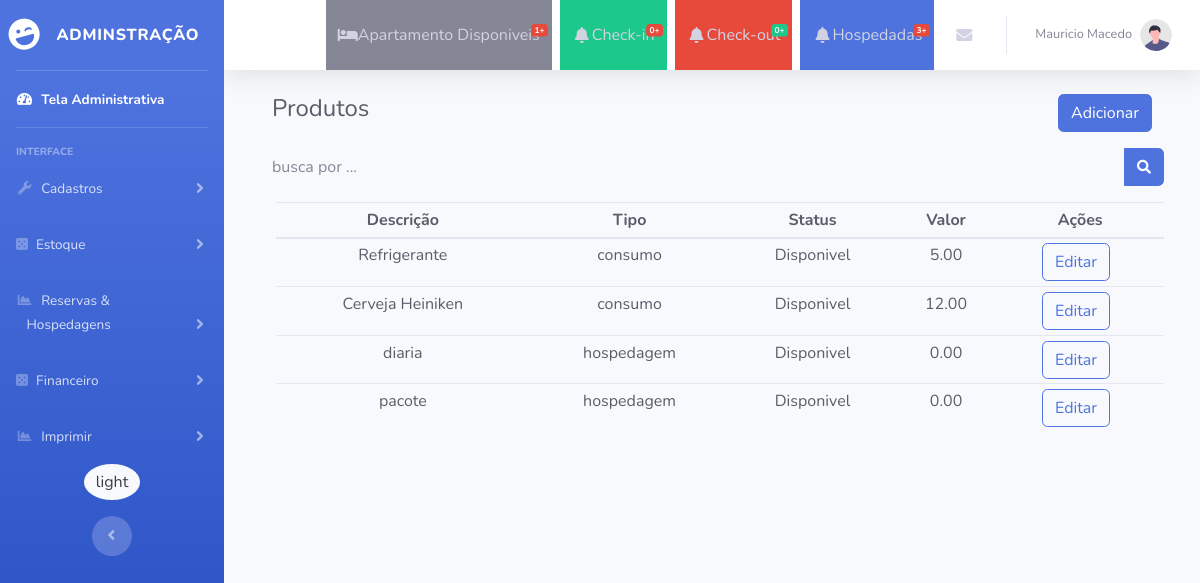
The page /Administrativo/produtos (signed in) on the database its author committed.
### tables this page shows
CREATE TABLE `produto` (
  `id` int NOT NULL,
  `descricao` varchar(45) NOT NULL,
  `tipo` varchar(45) NOT NULL,
  `valor` decimal(7,2) NOT NULL,
  `status` int NOT NULL DEFAULT '1',
  `created_at` datetime DEFAULT NULL,
  `updated_at` datetime DEFAULT NULL
);

### View/Administrativo/views.php (called while the page is built)
<?php
require_once ('components/header.php');
require_once ('components/menu.php');
require_once ("forms/{$painel}.php");
require_once ('components/footer.php');

### Controller/Controller.php (called while the page is built, shortened)
<?php
class Controller {
    public function viewAdmin($view, $request = null, $page = null) {
        $painel = $view;
        require "View/Administrativo/views.php";
    }
}

### Controller/Admin/AdministrativoController.php (called while the page is built, shortened)
<?php
class AdministrativoController extends \Controller{
    public function produtos($request = null) {
        $this->viewAdmin('produtos',$request,"");
    }
    public function buscaProdutos($request =  null)
    {
        $produto_controller = new ProdutoController();
        return $produto_controller->buscaProduto($request);
    }
}

### Rota/Route.php (called while the page is built, shortened)
<?php
class Route {
    protected String $controller = 'SiteController';
    protected String $method = 'index';
    protected array $parameter = [];
    public function __construct(){
        $this->prepareUrl();
    }
    public function prepareUrl() {
        if(!isset($_GET['pag']))
        {
            $this->controller="SiteController";
            $this->method="index";
            $this->parameter = array();
        }
        else {
            $url=$_GET['pag'];
            $url= explode('/',$url);
            $this->controller = $url[0]."Controller";
            array_shift($url);
            if (isset($url[0]) && !empty($url)) {
                $this->method = $url[0];
            }
        }
        $this->run();
    }
    public function run()
    {
        $control=new $this->controller;
        call_user_func_array(array($control,$this->method),$this->parameter);
    }
    private function prepareRota()
    {
        if (file_exists('./Controller/Admin/'.$this->controller.'.php') && method_exists($this->controller,$this->method)) {
            return true;
        }
        $this->controller = 'SiteController';
        $this->method = 'index';
        return false;
    }
}

### index.php (called while the page is built, shortened)
<?php
$route = new Route();

### Model/ConexaoModel.php (called while the page is built, shortened)
<?php
require_once "./Control/Conexao.php";
class ConexaoModel
{
   public function conexao()
    {
        $con = new Conexao;
        return $con->MontarConexao();
    }
}

### Control/Conexao.php (called while the page is built, shortened)
<?php
class Conexao{
    public $pdo;
    public function MontarConexao()
    {
        if(!isset($this->pdo)){
            try {
                $this->pdo=new PDO("mysql:host=".SERVIDOR.";dbname=".BANCO.";",USUARIO,SENHA);
                $this->pdo->setAttribute(PDO::ATTR_ERRMODE,PDO::ERRMODE_EXCEPTION);
            }catch(PDOException $th)
            {
                die("ERRO: #".$th->getCode()."<br>
                Mensagem:".$th->getMessage()."<br>
                No Arquivo:".$th->getFile()."<br
                Na linha:".$th->getLine());
            }
        }
        return $this->pdo;
    }
}
?>

### Controller/Admin/ProdutoController.php (called while the page is built, shortened)
<?php
class ProdutoController extends \Controller{
    protected $produto_model;
    public function __construct() {
        $this->produto_model = new ProdutoModel();
    }
    public function buscaProduto($request =  null)
    {
        return $this->produto_model->getProdutos()['data'];
    }
}

### Model/ProdutoModel.php (called while the page is built, shortened)
<?php
require_once 'Trait/StandartTrait.php';
class ProdutoModel extends ConexaoModel {
    protected $conexao;
    public function __construct()
    {
        $this->conexao = ConexaoModel::conexao();
    }
    public function getProdutos()
    {
        $cmd = $this->conexao->query(
                "SELECT
                    *
                FROM
                    produto
                ORDER BY
                    tipo
                ASC"
            );
        if($cmd->rowCount() > 0)
        {
            $dados = $cmd->fetchAll(PDO::FETCH_ASSOC);
            return self::messageWithData(201, 'produtos encontrados', $dados);
        }
        return '';
    }
}

### Model/Trait/StandartTrait.php (called while the page is built, shortened)
<?php
trait StandartTrait {
    public function messageWithData($status, $message, $data){
        return [
            'status' => $status,
            'message' => $message,
            'data' => $data
        ];
    }
}

### View/Administrativo/forms/produtos.php (the view, shortened to what this page needs)
<div class="container">
    <div class="form-group">
        <div class="row">
            <div class="col-sm-8">
                <h4>Produtos</h4>
            </div>
            <div class="col-sm-4 text-right">
                <button class="btn btn-primary" id="novo">Adicionar</button>
            </div>
        </div>
    </div>
    <div class="row">
        <div class="input-group">
            <input type="text" class="form-control bg-light border-0 small" placeholder="busca por ..." id="txt_busca" aria-label="Search" value="<?=$request?>" aria-describedby="basic-addon2">
            <div class="input-group-append">
                <button class="btn btn-primary" type="button" id="btn_busca">
                    <i class="fas fa-search fa-sm"></i>
                </button>
            </div>
        </div>
    </div>
    <div class="row">
        <div class="table-responsive ml-3">
            <table class="table table-sm mr-4 mt-3" id="lista">
                <?php
                    $produtos = $this->buscaProdutos($request);
                    if(!empty($produtos)) {
                ?>
                <thead>
                    <tr>
                        <th scope="col">Descrição</th>
                        <th scope="col">Tipo</th>
                        <th scope="col">Status</th>
                        <th scope="col">Valor</th>
                        <th colspan="2">Ações</th>
                    </tr>
                </thead>
                <tbody>
                    <?php
                        foreach ($produtos as $key => $value) {
                            echo '
                                <tr>
                                    <td>' . $value['descricao'] . '</td>
                                    <td>' . $value['tipo'] . '</td>';
                                switch ($value['status']) {
                                    case '1':
                                        echo " <td>Disponivel</td>";
                                    break;
                                }
                            echo '<td>' . $value['valor'] . '</td>
                                <td><button type="button" class="btn btn-outline-primary view_data" id="'.$value['id'].'" >Editar</button> &nbsp;';
                        }
                    ?>
                </tbody>
                <?php }?>
            </table>
        </div>
    </div>
</div>

### rows shown on the page
produto: descricao "Refrigerante", tipo "consumo", status "Disponivel", valor "5.00"
produto: descricao "Cerveja Heiniken", tipo "consumo", status "Disponivel", valor "12.00"
produto: descricao "diaria", tipo "hospedagem", status "Disponivel", valor "0.00"
produto: descricao "pacote", tipo "hospedagem", status "Disponivel", valor "0.00"

### other values the page prints
count(@$this->listApartamento()) "1"
count(@$this->buscaCheckin()) "0"
count($reservas = $this->buscaCheckout()) "0"
count($reservas = $this->buscaHospedadas()) "3"
$_SESSION['nome'] "Mauricio Macedo"
